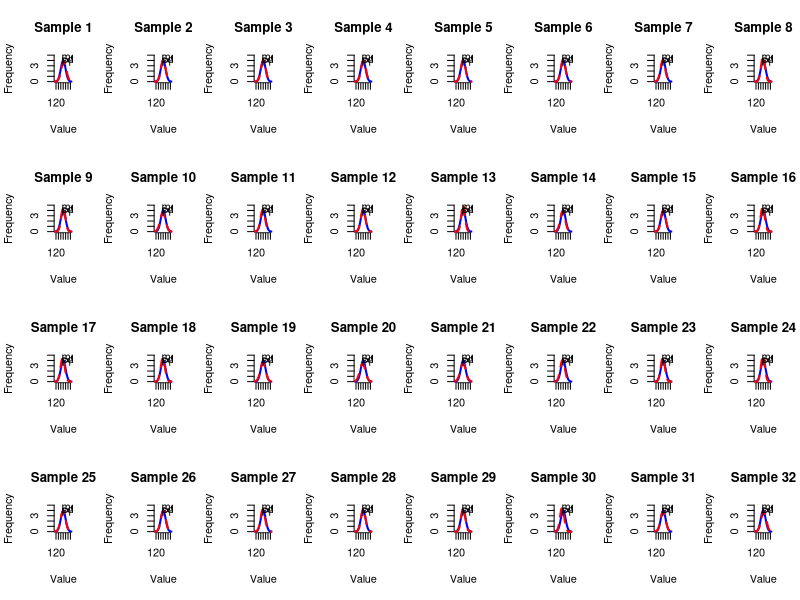

Reproduce this figure in R.
## Step 3 - Replications with Flexible Layout and Dynamic Image Size

# Here set number of rows and columns
rows <- 4
cols <- 8

# Setting the desired size for each individual plot
width_per_plot <- 800   # in pixels
height_per_plot <- 800  # in pixels

# Calculate total image width and height
total_width <- cols * width_per_plot
total_height <- rows * height_per_plot

# Save the picture as a PNG file
png(paste0("Step3_", rows, "_", cols, "samples.png"), width=total_width, height=total_height, res=200)

# Parameters
n <- 30
mu <- 180
sd <- 20
sdd <- 3.5
bin.width <- sd / 3
x.min <- mu - (sdd * sd)
x.max <- mu + (sdd * sd)
y.max <- n * 0.5 * bin.width / sd
x <- seq(x.min, x.max, length=120)

# Seting up the graphic layout
par(mfrow=c(rows, cols))

# For loop to generate samples
for (i in 1:(rows * cols)) {
  
  v <- rnorm(n, mu, sd)
  
  hist(v, xlim=c(x.min, x.max), ylim=c(0, y.max),
       breaks = seq(mu-5*sd, mu+5*sd, by=bin.width),
       main=paste("Sample", i),
       xlab="Value", col="lightgray", border="white")
  
  # True normal distribution (blue solid line)
  points(x, dnorm(x, mu, sd)*(n*bin.width), type="l", col="blue", lty=1, lwd=2)
  
  # Estimated normal distribution (red dashed line)
  points(x, dnorm(x, mean(v), sd(v))*(n*bin.width), type="l", col="red", lty=2, lwd=2)
  
  # Adding sample mean, sample standard deviation, and Pr(t)
  text(x.min, 0.9*y.max, paste("mean:", round(mean(v),2)), pos=4)
  text(x.min, 0.8*y.max, paste("sdev:", round(sd(v),2)), pos=4)
  text(x.min, 0.7*y.max, paste("Pr(t):", round((t.test(v, mu=mu))$p.value, 4)), pos=4)
}

# Cleaning up
par(mfrow=c(1,1))
dev.off()
